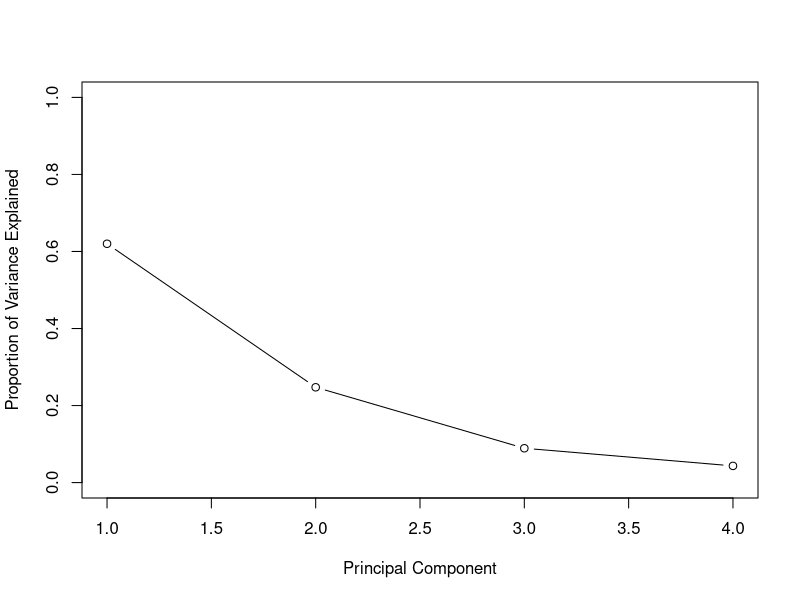
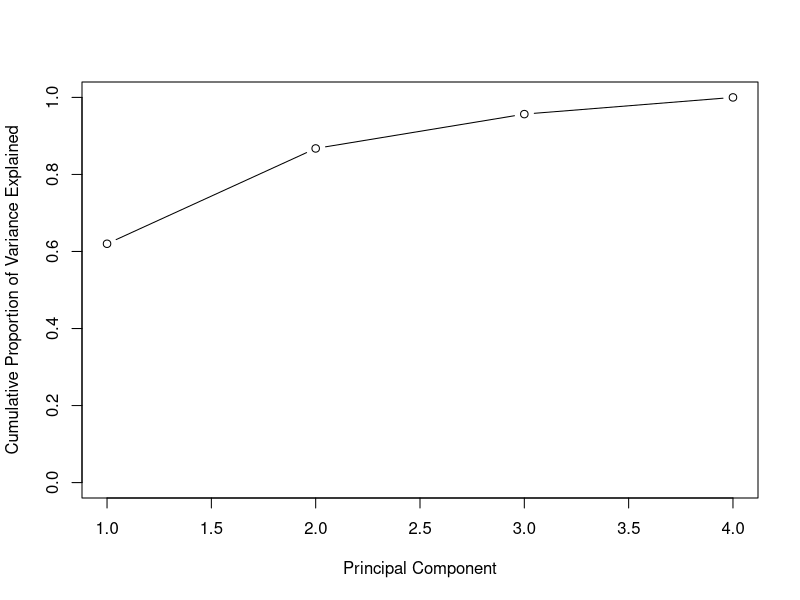

R code for these plots, in order:
setwd("C:/Users/pxl4593/Desktop/machine learning/PCA")

states <- row.names(USArrests)
feature <- colnames(USArrests)

# calculate mean, var of each col
apply(USArrests,2,mean)
apply(USArrests,2,var)

# before PCA, data need to be standardized to have zero mean
pr.out <- prcomp(USArrests, scale = TRUE)
data_pca <- as.data.frame(pr.out$x)
pr.var=pr.out$sdev^2
pve=pr.var/sum(pr.var)

plot(pve, xlab="Principal Component", ylab="Proportion of Variance Explained", ylim=c(0,1),type='b')
plot(cumsum(pve), xlab="Principal Component", 
     ylab="Cumulative Proportion of Variance Explained", ylim=c(0,1),type='b')
